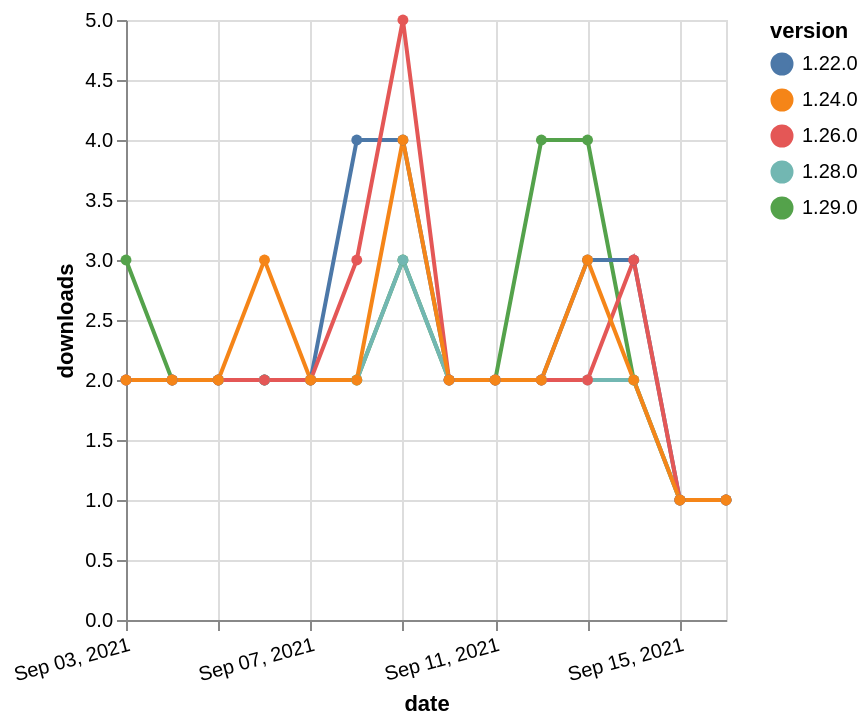

Describe this chart as a Vega-Lite specification.
### Vega-Lite specification from a JSON file in a GitHub repository (floating-point values rounded to 4 significant figures)
{"$schema": "https://vega.github.io/schema/vega-lite/v5.json", "description": "A simple bar chart with embedded data.", "data": {"values": [{"date": "2021-09-03", "total": 1664, "delta": 3, "version": "1.29.0"}, {"date": "2021-09-04", "total": 1666, "delta": 2, "version": "1.29.0"}, {"date": "2021-09-05", "total": 1668, "delta": 2, "version": "1.29.0"}, {"date": "2021-09-06", "total": 1670, "delta": 2, "version": "1.29.0"}, {"date": "2021-09-07", "total": 1672, "delta": 2, "version": "1.29.0"}, {"date": "2021-09-08", "total": 1674, "delta": 2, "version": "1.29.0"}, {"date": "2021-09-09", "total": 1677, "delta": 3, "version": "1.29.0"}, {"date": "2021-09-10", "total": 1679, "delta": 2, "version": "1.29.0"}, {"date": "2021-09-11", "total": 1681, "delta": 2, "version": "1.29.0"}, {"date": "2021-09-12", "total": 1685, "delta": 4, "version": "1.29.0"}, {"date": "2021-09-13", "total": 1689, "delta": 4, "version": "1.29.0"}, {"date": "2021-09-14", "total": 1691, "delta": 2, "version": "1.29.0"}, {"date": "2021-09-15", "total": 1692, "delta": 1, "version": "1.29.0"}, {"date": "2021-09-16", "total": 1693, "delta": 1, "version": "1.29.0"}, {"date": "2021-09-03", "total": 3083, "delta": 2, "version": "1.22.0"}, {"date": "2021-09-04", "total": 3085, "delta": 2, "version": "1.22.0"}, {"date": "2021-09-05", "total": 3087, "delta": 2, "version": "1.22.0"}, {"date": "2021-09-06", "total": 3089, "delta": 2, "version": "1.22.0"}, {"date": "2021-09-07", "total": 3091, "delta": 2, "version": "1.22.0"}, {"date": "2021-09-08", "total": 3095, "delta": 4, "version": "1.22.0"}, {"date": "2021-09-09", "total": 3099, "delta": 4, "version": "1.22.0"}, {"date": "2021-09-10", "total": 3101, "delta": 2, "version": "1.22.0"}, {"date": "2021-09-11", "total": 3103, "delta": 2, "version": "1.22.0"}, {"date": "2021-09-12", "total": 3105, "delta": 2, "version": "1.22.0"}, {"date": "2021-09-13", "total": 3108, "delta": 3, "version": "1.22.0"}, {"date": "2021-09-14", "total": 3111, "delta": 3, "version": "1.22.0"}, {"date": "2021-09-15", "total": 3112, "delta": 1, "version": "1.22.0"}, {"date": "2021-09-16", "total": 3113, "delta": 1, "version": "1.22.0"}, {"date": "2021-09-03", "total": 2058, "delta": 2, "version": "1.28.0"}, {"date": "2021-09-04", "total": 2060, "delta": 2, "version": "1.28.0"}, {"date": "2021-09-05", "total": 2062, "delta": 2, "version": "1.28.0"}, {"date": "2021-09-06", "total": 2064, "delta": 2, "version": "1.28.0"}, {"date": "2021-09-07", "total": 2066, "delta": 2, "version": "1.28.0"}, {"date": "2021-09-08", "total": 2068, "delta": 2, "version": "1.28.0"}, {"date": "2021-09-09", "total": 2071, "delta": 3, "version": "1.28.0"}, {"date": "2021-09-10", "total": 2073, "delta": 2, "version": "1.28.0"}, {"date": "2021-09-11", "total": 2075, "delta": 2, "version": "1.28.0"}, {"date": "2021-09-12", "total": 2077, "delta": 2, "version": "1.28.0"}, {"date": "2021-09-13", "total": 2079, "delta": 2, "version": "1.28.0"}, {"date": "2021-09-14", "total": 2081, "delta": 2, "version": "1.28.0"}, {"date": "2021-09-15", "total": 2082, "delta": 1, "version": "1.28.0"}, {"date": "2021-09-16", "total": 2083, "delta": 1, "version": "1.28.0"}, {"date": "2021-09-03", "total": 2464, "delta": 2, "version": "1.26.0"}, {"date": "2021-09-04", "total": 2466, "delta": 2, "version": "1.26.0"}, {"date": "2021-09-05", "total": 2468, "delta": 2, "version": "1.26.0"}, {"date": "2021-09-06", "total": 2470, "delta": 2, "version": "1.26.0"}, {"date": "2021-09-07", "total": 2472, "delta": 2, "version": "1.26.0"}, {"date": "2021-09-08", "total": 2475, "delta": 3, "version": "1.26.0"}, {"date": "2021-09-09", "total": 2480, "delta": 5, "version": "1.26.0"}, {"date": "2021-09-10", "total": 2482, "delta": 2, "version": "1.26.0"}, {"date": "2021-09-11", "total": 2484, "delta": 2, "version": "1.26.0"}, {"date": "2021-09-12", "total": 2486, "delta": 2, "version": "1.26.0"}, {"date": "2021-09-13", "total": 2488, "delta": 2, "version": "1.26.0"}, {"date": "2021-09-14", "total": 2491, "delta": 3, "version": "1.26.0"}, {"date": "2021-09-15", "total": 2492, "delta": 1, "version": "1.26.0"}, {"date": "2021-09-16", "total": 2493, "delta": 1, "version": "1.26.0"}, {"date": "2021-09-03", "total": 2562, "delta": 2, "version": "1.24.0"}, {"date": "2021-09-04", "total": 2564, "delta": 2, "version": "1.24.0"}, {"date": "2021-09-05", "total": 2566, "delta": 2, "version": "1.24.0"}, {"date": "2021-09-06", "total": 2569, "delta": 3, "version": "1.24.0"}, {"date": "2021-09-07", "total": 2571, "delta": 2, "version": "1.24.0"}, {"date": "2021-09-08", "total": 2573, "delta": 2, "version": "1.24.0"}, {"date": "2021-09-09", "total": 2577, "delta": 4, "version": "1.24.0"}, {"date": "2021-09-10", "total": 2579, "delta": 2, "version": "1.24.0"}, {"date": "2021-09-11", "total": 2581, "delta": 2, "version": "1.24.0"}, {"date": "2021-09-12", "total": 2583, "delta": 2, "version": "1.24.0"}, {"date": "2021-09-13", "total": 2586, "delta": 3, "version": "1.24.0"}, {"date": "2021-09-14", "total": 2588, "delta": 2, "version": "1.24.0"}, {"date": "2021-09-15", "total": 2589, "delta": 1, "version": "1.24.0"}, {"date": "2021-09-16", "total": 2590, "delta": 1, "version": "1.24.0"}]}, "width": "container", "mark": {"type": "line", "point": {"filled": true}}, "encoding": {"x": {"field": "date", "type": "temporal", "timeUnit": "yearmonthdate", "title": "date", "axis": {"labelAngle": -15}}, "y": {"field": "delta", "type": "quantitative", "title": "downloads"}, "color": {"field": "version", "type": "nominal"}, "tooltip": {"field": "delta"}}}
